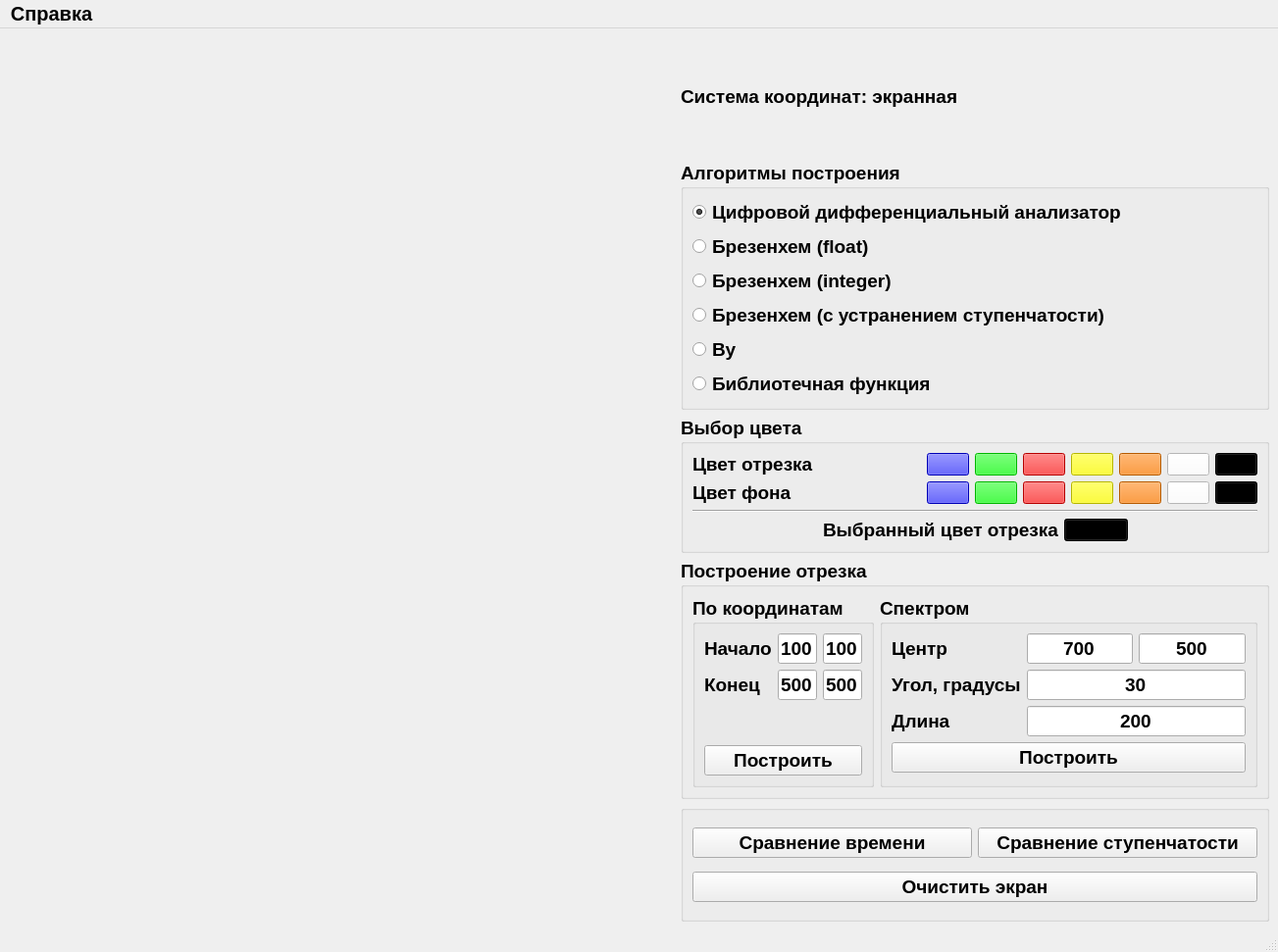
<?xml version="1.0" encoding="UTF-8"?>
<ui version="4.0">
 <class>MainWindow</class>
 <widget class="QMainWindow" name="MainWindow">
  <property name="geometry">
   <rect>
    <x>0</x>
    <y>0</y>
    <width>1303</width>
    <height>971</height>
   </rect>
  </property>
  <property name="windowTitle">
   <string>КГ Лабораторная работа 3 Шубенина</string>
  </property>
  <widget class="QWidget" name="centralwidget">
   <layout class="QHBoxLayout" name="horizontalLayout" stretch="2,0">
    <item>
     <widget class="Canvas" name="canvas" native="true">
      <property name="font">
       <font>
        <pointsize>12</pointsize>
       </font>
      </property>
     </widget>
    </item>
    <item>
     <layout class="QVBoxLayout" name="verticalLayout">
      <item>
       <widget class="QLabel" name="label_9">
        <property name="font">
         <font>
          <pointsize>14</pointsize>
          <weight>75</weight>
          <bold>true</bold>
         </font>
        </property>
        <property name="text">
         <string>Система координат: экранная</string>
        </property>
       </widget>
      </item>
      <item>
       <widget class="QGroupBox" name="groupBox">
        <property name="sizePolicy">
         <sizepolicy hsizetype="Preferred" vsizetype="Maximum">
          <horstretch>0</horstretch>
          <verstretch>0</verstretch>
         </sizepolicy>
        </property>
        <property name="maximumSize">
         <size>
          <width>600</width>
          <height>16777215</height>
         </size>
        </property>
        <property name="font">
         <font>
          <pointsize>14</pointsize>
          <weight>75</weight>
          <bold>true</bold>
         </font>
        </property>
        <property name="title">
         <string>Алгоритмы построения</string>
        </property>
        <layout class="QVBoxLayout" name="verticalLayout_2">
         <item>
          <layout class="QVBoxLayout" name="verticalLayout_3">
           <item>
            <widget class="QRadioButton" name="ddaRB">
             <property name="font">
              <font>
               <pointsize>14</pointsize>
               <weight>75</weight>
               <bold>true</bold>
              </font>
             </property>
             <property name="text">
              <string>Цифровой дифференциальный анализатор</string>
             </property>
             <property name="checked">
              <bool>true</bool>
             </property>
            </widget>
           </item>
           <item>
            <widget class="QRadioButton" name="brFloatRB">
             <property name="font">
              <font>
               <pointsize>14</pointsize>
               <weight>75</weight>
               <bold>true</bold>
              </font>
             </property>
             <property name="text">
              <string>Брезенхем (float)</string>
             </property>
            </widget>
           </item>
           <item>
            <widget class="QRadioButton" name="brIntRB">
             <property name="font">
              <font>
               <pointsize>14</pointsize>
               <weight>75</weight>
               <bold>true</bold>
              </font>
             </property>
             <property name="text">
              <string>Брезенхем (integer)</string>
             </property>
            </widget>
           </item>
           <item>
            <widget class="QRadioButton" name="brAARB">
             <property name="font">
              <font>
               <pointsize>14</pointsize>
               <weight>75</weight>
               <bold>true</bold>
              </font>
             </property>
             <property name="text">
              <string>Брезенхем (с устранением ступенчатости)</string>
             </property>
            </widget>
           </item>
           <item>
            <widget class="QRadioButton" name="vuRB">
             <property name="font">
              <font>
               <pointsize>14</pointsize>
               <weight>75</weight>
               <bold>true</bold>
              </font>
             </property>
             <property name="text">
              <string>Ву</string>
             </property>
            </widget>
           </item>
           <item>
            <widget class="QRadioButton" name="libRB">
             <property name="font">
              <font>
               <pointsize>14</pointsize>
               <weight>75</weight>
               <bold>true</bold>
              </font>
             </property>
             <property name="text">
              <string>Библиотечная функция</string>
             </property>
            </widget>
           </item>
          </layout>
         </item>
        </layout>
       </widget>
      </item>
      <item>
       <widget class="QGroupBox" name="groupBox_2">
        <property name="sizePolicy">
         <sizepolicy hsizetype="Minimum" vsizetype="Maximum">
          <horstretch>0</horstretch>
          <verstretch>0</verstretch>
         </sizepolicy>
        </property>
        <property name="maximumSize">
         <size>
          <width>600</width>
          <height>16777215</height>
         </size>
        </property>
        <property name="font">
         <font>
          <pointsize>14</pointsize>
          <weight>75</weight>
          <bold>true</bold>
         </font>
        </property>
        <property name="title">
         <string>Выбор цвета</string>
        </property>
        <layout class="QGridLayout" name="gridLayout_2" columnstretch="0,0">
         <item row="2" column="0" colspan="2">
          <widget class="Line" name="line">
           <property name="font">
            <font>
             <pointsize>14</pointsize>
             <weight>75</weight>
             <bold>true</bold>
            </font>
           </property>
           <property name="orientation">
            <enum>Qt::Horizontal</enum>
           </property>
          </widget>
         </item>
         <item row="3" column="0" colspan="2">
          <layout class="QHBoxLayout" name="horizontalLayout_5" stretch="1,1,1,1">
           <item>
            <spacer name="horizontalSpacer_4">
             <property name="font">
              <font>
               <pointsize>14</pointsize>
               <weight>75</weight>
               <bold>true</bold>
              </font>
             </property>
             <property name="orientation">
              <enum>Qt::Horizontal</enum>
             </property>
             <property name="sizeHint" stdset="0">
              <size>
               <width>40</width>
               <height>20</height>
              </size>
             </property>
            </spacer>
           </item>
           <item>
            <widget class="QLabel" name="label_7">
             <property name="font">
              <font>
               <pointsize>14</pointsize>
               <weight>75</weight>
               <bold>true</bold>
              </font>
             </property>
             <property name="text">
              <string>Выбранный цвет отрезка</string>
             </property>
            </widget>
           </item>
           <item>
            <widget class="ColorView" name="colorview">
             <property name="enabled">
              <bool>true</bool>
             </property>
             <property name="sizePolicy">
              <sizepolicy hsizetype="Preferred" vsizetype="Preferred">
               <horstretch>0</horstretch>
               <verstretch>0</verstretch>
              </sizepolicy>
             </property>
             <property name="maximumSize">
              <size>
               <width>65</width>
               <height>16777215</height>
              </size>
             </property>
             <property name="font">
              <font>
               <pointsize>10</pointsize>
               <weight>50</weight>
               <bold>false</bold>
              </font>
             </property>
             <property name="styleSheet">
              <string notr="true">background-color: rgb(0,0,0)</string>
             </property>
             <property name="text">
              <string/>
             </property>
             <property name="checkable">
              <bool>false</bool>
             </property>
             <property name="checked">
              <bool>false</bool>
             </property>
             <property name="default">
              <bool>false</bool>
             </property>
             <property name="flat">
              <bool>false</bool>
             </property>
            </widget>
           </item>
           <item>
            <spacer name="horizontalSpacer_3">
             <property name="font">
              <font>
               <pointsize>14</pointsize>
               <weight>75</weight>
               <bold>true</bold>
              </font>
             </property>
             <property name="orientation">
              <enum>Qt::Horizontal</enum>
             </property>
             <property name="sizeHint" stdset="0">
              <size>
               <width>40</width>
               <height>20</height>
              </size>
             </property>
            </spacer>
           </item>
          </layout>
         </item>
         <item row="0" column="1">
          <layout class="QHBoxLayout" name="horizontalLayout_2">
           <item>
            <widget class="LineColorButton" name="lineColSwatch">
             <property name="maximumSize">
              <size>
               <width>57</width>
               <height>16777215</height>
              </size>
             </property>
             <property name="font">
              <font>
               <pointsize>10</pointsize>
               <weight>75</weight>
               <bold>true</bold>
              </font>
             </property>
             <property name="styleSheet">
              <string notr="true">background-color: rgb(0, 0, 255)</string>
             </property>
             <property name="text">
              <string/>
             </property>
            </widget>
           </item>
           <item>
            <widget class="LineColorButton" name="lineColSwatch_2">
             <property name="maximumSize">
              <size>
               <width>57</width>
               <height>16777215</height>
              </size>
             </property>
             <property name="font">
              <font>
               <pointsize>10</pointsize>
               <weight>50</weight>
               <bold>false</bold>
              </font>
             </property>
             <property name="styleSheet">
              <string notr="true">background-color: rgb(0, 255, 0)</string>
             </property>
             <property name="text">
              <string/>
             </property>
            </widget>
           </item>
           <item>
            <widget class="LineColorButton" name="lineColSwatch_3">
             <property name="maximumSize">
              <size>
               <width>57</width>
               <height>16777215</height>
              </size>
             </property>
             <property name="font">
              <font>
               <pointsize>10</pointsize>
               <weight>75</weight>
               <bold>true</bold>
              </font>
             </property>
             <property name="styleSheet">
              <string notr="true">background-color: rgb(255, 0, 0)</string>
             </property>
             <property name="text">
              <string/>
             </property>
            </widget>
           </item>
           <item>
            <widget class="LineColorButton" name="lineColSwatch_4">
             <property name="maximumSize">
              <size>
               <width>57</width>
               <height>16777215</height>
              </size>
             </property>
             <property name="font">
              <font>
               <pointsize>10</pointsize>
               <weight>50</weight>
               <bold>false</bold>
              </font>
             </property>
             <property name="styleSheet">
              <string notr="true">background-color: rgb(255, 255, 0)</string>
             </property>
             <property name="text">
              <string/>
             </property>
            </widget>
           </item>
           <item>
            <widget class="LineColorButton" name="lineColSwatch_7">
             <property name="maximumSize">
              <size>
               <width>57</width>
               <height>16777215</height>
              </size>
             </property>
             <property name="font">
              <font>
               <pointsize>10</pointsize>
               <weight>75</weight>
               <bold>true</bold>
              </font>
             </property>
             <property name="styleSheet">
              <string notr="true">background-color: rgb(255, 127, 0)</string>
             </property>
             <property name="text">
              <string/>
             </property>
            </widget>
           </item>
           <item>
            <widget class="LineColorButton" name="lineColSwatch_5">
             <property name="maximumSize">
              <size>
               <width>57</width>
               <height>16777215</height>
              </size>
             </property>
             <property name="font">
              <font>
               <pointsize>10</pointsize>
               <weight>75</weight>
               <bold>true</bold>
              </font>
             </property>
             <property name="styleSheet">
              <string notr="true">background-color: rgb(255, 255, 255)</string>
             </property>
             <property name="text">
              <string/>
             </property>
            </widget>
           </item>
           <item>
            <widget class="LineColorButton" name="lineColSwatch_6">
             <property name="maximumSize">
              <size>
               <width>57</width>
               <height>16777215</height>
              </size>
             </property>
             <property name="font">
              <font>
               <pointsize>10</pointsize>
               <weight>75</weight>
               <bold>true</bold>
              </font>
             </property>
             <property name="styleSheet">
              <string notr="true">background-color: rgb(0,0,0)</string>
             </property>
             <property name="text">
              <string/>
             </property>
            </widget>
           </item>
          </layout>
         </item>
         <item row="1" column="1">
          <layout class="QHBoxLayout" name="horizontalLayout_3">
           <item>
            <widget class="BgColorButton" name="bgColSwatch">
             <property name="maximumSize">
              <size>
               <width>57</width>
               <height>16777215</height>
              </size>
             </property>
             <property name="font">
              <font>
               <pointsize>10</pointsize>
               <weight>75</weight>
               <bold>true</bold>
              </font>
             </property>
             <property name="styleSheet">
              <string notr="true">background-color: rgb(0, 0, 255)</string>
             </property>
             <property name="text">
              <string/>
             </property>
            </widget>
           </item>
           <item>
            <widget class="BgColorButton" name="bgColSwatch_2">
             <property name="maximumSize">
              <size>
               <width>57</width>
               <height>16777215</height>
              </size>
             </property>
             <property name="font">
              <font>
               <pointsize>10</pointsize>
               <weight>50</weight>
               <bold>false</bold>
              </font>
             </property>
             <property name="styleSheet">
              <string notr="true">background-color: rgb(0, 255, 0)</string>
             </property>
             <property name="text">
              <string/>
             </property>
            </widget>
           </item>
           <item>
            <widget class="BgColorButton" name="bgColSwatch_3">
             <property name="maximumSize">
              <size>
               <width>57</width>
               <height>16777215</height>
              </size>
             </property>
             <property name="font">
              <font>
               <pointsize>10</pointsize>
               <weight>75</weight>
               <bold>true</bold>
              </font>
             </property>
             <property name="styleSheet">
              <string notr="true">background-color: rgb(255, 0, 0)</string>
             </property>
             <property name="text">
              <string/>
             </property>
            </widget>
           </item>
           <item>
            <widget class="BgColorButton" name="bgColSwatch_4">
             <property name="maximumSize">
              <size>
               <width>57</width>
               <height>16777215</height>
              </size>
             </property>
             <property name="font">
              <font>
               <pointsize>10</pointsize>
               <weight>50</weight>
               <bold>false</bold>
              </font>
             </property>
             <property name="styleSheet">
              <string notr="true">background-color: rgb(255, 255, 0)</string>
             </property>
             <property name="text">
              <string/>
             </property>
            </widget>
           </item>
           <item>
            <widget class="BgColorButton" name="bgColSwatch_7">
             <property name="maximumSize">
              <size>
               <width>57</width>
               <height>16777215</height>
              </size>
             </property>
             <property name="font">
              <font>
               <pointsize>10</pointsize>
               <weight>75</weight>
               <bold>true</bold>
              </font>
             </property>
             <property name="styleSheet">
              <string notr="true">background-color: rgb(255, 127, 0)</string>
             </property>
             <property name="text">
              <string/>
             </property>
            </widget>
           </item>
           <item>
            <widget class="BgColorButton" name="bgColSwatch_5">
             <property name="maximumSize">
              <size>
               <width>57</width>
               <height>16777215</height>
              </size>
             </property>
             <property name="font">
              <font>
               <pointsize>10</pointsize>
               <weight>75</weight>
               <bold>true</bold>
              </font>
             </property>
             <property name="styleSheet">
              <string notr="true">background-color: rgb(255, 255, 255)</string>
             </property>
             <property name="text">
              <string/>
             </property>
            </widget>
           </item>
           <item>
            <widget class="BgColorButton" name="bgColSwatch_6">
             <property name="maximumSize">
              <size>
               <width>57</width>
               <height>16777215</height>
              </size>
             </property>
             <property name="font">
              <font>
               <pointsize>10</pointsize>
               <weight>75</weight>
               <bold>true</bold>
              </font>
             </property>
             <property name="styleSheet">
              <string notr="true">background-color: rgb(0,0,0)</string>
             </property>
             <property name="text">
              <string/>
             </property>
            </widget>
           </item>
          </layout>
         </item>
         <item row="0" column="0">
          <widget class="QLabel" name="label">
           <property name="font">
            <font>
             <pointsize>14</pointsize>
             <weight>75</weight>
             <bold>true</bold>
            </font>
           </property>
           <property name="text">
            <string>Цвет отрезка</string>
           </property>
          </widget>
         </item>
         <item row="1" column="0">
          <widget class="QLabel" name="label_2">
           <property name="font">
            <font>
             <pointsize>14</pointsize>
             <weight>75</weight>
             <bold>true</bold>
            </font>
           </property>
           <property name="text">
            <string>Цвет фона</string>
           </property>
          </widget>
         </item>
        </layout>
       </widget>
      </item>
      <item>
       <widget class="QGroupBox" name="groupBox_3">
        <property name="sizePolicy">
         <sizepolicy hsizetype="Minimum" vsizetype="Maximum">
          <horstretch>0</horstretch>
          <verstretch>0</verstretch>
         </sizepolicy>
        </property>
        <property name="maximumSize">
         <size>
          <width>600</width>
          <height>16777215</height>
         </size>
        </property>
        <property name="font">
         <font>
          <pointsize>14</pointsize>
          <weight>75</weight>
          <bold>true</bold>
         </font>
        </property>
        <property name="title">
         <string>Построение отрезка</string>
        </property>
        <layout class="QGridLayout" name="gridLayout_4" columnstretch="1,0">
         <item row="0" column="0">
          <widget class="QGroupBox" name="groupBox_4">
           <property name="font">
            <font>
             <pointsize>14</pointsize>
             <weight>75</weight>
             <bold>true</bold>
            </font>
           </property>
           <property name="title">
            <string>По координатам</string>
           </property>
           <layout class="QGridLayout" name="gridLayout">
            <item row="1" column="1">
             <widget class="QLineEdit" name="xEndLE">
              <property name="font">
               <font>
                <pointsize>14</pointsize>
                <weight>75</weight>
                <bold>true</bold>
               </font>
              </property>
              <property name="text">
               <string>500</string>
              </property>
              <property name="alignment">
               <set>Qt::AlignCenter</set>
              </property>
              <property name="placeholderText">
               <string>x</string>
              </property>
             </widget>
            </item>
            <item row="0" column="1">
             <widget class="QLineEdit" name="xStartLE">
              <property name="font">
               <font>
                <pointsize>14</pointsize>
                <weight>75</weight>
                <bold>true</bold>
               </font>
              </property>
              <property name="text">
               <string>100</string>
              </property>
              <property name="alignment">
               <set>Qt::AlignCenter</set>
              </property>
              <property name="placeholderText">
               <string>x</string>
              </property>
             </widget>
            </item>
            <item row="3" column="0" colspan="3">
             <widget class="QPushButton" name="drawSegPB">
              <property name="font">
               <font>
                <pointsize>14</pointsize>
                <weight>75</weight>
                <bold>true</bold>
               </font>
              </property>
              <property name="text">
               <string>Построить</string>
              </property>
             </widget>
            </item>
            <item row="0" column="2">
             <widget class="QLineEdit" name="yStartLE">
              <property name="font">
               <font>
                <pointsize>14</pointsize>
                <weight>75</weight>
                <bold>true</bold>
               </font>
              </property>
              <property name="text">
               <string>100</string>
              </property>
              <property name="alignment">
               <set>Qt::AlignCenter</set>
              </property>
              <property name="placeholderText">
               <string>y</string>
              </property>
             </widget>
            </item>
            <item row="0" column="0">
             <widget class="QLabel" name="label_3">
              <property name="font">
               <font>
                <pointsize>14</pointsize>
                <weight>75</weight>
                <bold>true</bold>
               </font>
              </property>
              <property name="text">
               <string>Начало</string>
              </property>
             </widget>
            </item>
            <item row="1" column="2">
             <widget class="QLineEdit" name="yEndLE">
              <property name="font">
               <font>
                <pointsize>14</pointsize>
                <weight>75</weight>
                <bold>true</bold>
               </font>
              </property>
              <property name="text">
               <string>500</string>
              </property>
              <property name="alignment">
               <set>Qt::AlignCenter</set>
              </property>
              <property name="placeholderText">
               <string>y</string>
              </property>
             </widget>
            </item>
            <item row="1" column="0">
             <widget class="QLabel" name="label_4">
              <property name="font">
               <font>
                <pointsize>14</pointsize>
                <weight>75</weight>
                <bold>true</bold>
               </font>
              </property>
              <property name="text">
               <string>Конец</string>
              </property>
             </widget>
            </item>
            <item row="2" column="1">
             <spacer name="verticalSpacer">
              <property name="orientation">
               <enum>Qt::Vertical</enum>
              </property>
              <property name="sizeHint" stdset="0">
               <size>
                <width>20</width>
                <height>40</height>
               </size>
              </property>
             </spacer>
            </item>
           </layout>
          </widget>
         </item>
         <item row="0" column="1">
          <widget class="QGroupBox" name="groupBox_5">
           <property name="font">
            <font>
             <pointsize>14</pointsize>
             <weight>75</weight>
             <bold>true</bold>
            </font>
           </property>
           <property name="title">
            <string>Спектром</string>
           </property>
           <layout class="QGridLayout" name="gridLayout_3">
            <item row="1" column="0">
             <widget class="QLabel" name="label_5">
              <property name="font">
               <font>
                <pointsize>14</pointsize>
                <weight>75</weight>
                <bold>true</bold>
               </font>
              </property>
              <property name="text">
               <string>Угол, градусы</string>
              </property>
             </widget>
            </item>
            <item row="2" column="0">
             <widget class="QLabel" name="label_6">
              <property name="font">
               <font>
                <pointsize>14</pointsize>
                <weight>75</weight>
                <bold>true</bold>
               </font>
              </property>
              <property name="text">
               <string>Длина</string>
              </property>
             </widget>
            </item>
            <item row="0" column="1">
             <widget class="QLineEdit" name="cxLE">
              <property name="font">
               <font>
                <pointsize>14</pointsize>
                <weight>75</weight>
                <bold>true</bold>
               </font>
              </property>
              <property name="text">
               <string>700</string>
              </property>
              <property name="alignment">
               <set>Qt::AlignCenter</set>
              </property>
              <property name="placeholderText">
               <string>x</string>
              </property>
             </widget>
            </item>
            <item row="0" column="2">
             <widget class="QLineEdit" name="cyLE">
              <property name="font">
               <font>
                <pointsize>14</pointsize>
                <weight>75</weight>
                <bold>true</bold>
               </font>
              </property>
              <property name="text">
               <string>500</string>
              </property>
              <property name="alignment">
               <set>Qt::AlignCenter</set>
              </property>
              <property name="placeholderText">
               <string>y</string>
              </property>
             </widget>
            </item>
            <item row="1" column="1" colspan="2">
             <widget class="QLineEdit" name="angleLE">
              <property name="font">
               <font>
                <pointsize>14</pointsize>
                <weight>75</weight>
                <bold>true</bold>
               </font>
              </property>
              <property name="text">
               <string>30</string>
              </property>
              <property name="alignment">
               <set>Qt::AlignCenter</set>
              </property>
              <property name="placeholderText">
               <string/>
              </property>
             </widget>
            </item>
            <item row="2" column="1" colspan="2">
             <widget class="QLineEdit" name="lengthLE">
              <property name="font">
               <font>
                <pointsize>14</pointsize>
                <weight>75</weight>
                <bold>true</bold>
               </font>
              </property>
              <property name="text">
               <string>200</string>
              </property>
              <property name="alignment">
               <set>Qt::AlignCenter</set>
              </property>
             </widget>
            </item>
            <item row="3" column="0" colspan="3">
             <widget class="QPushButton" name="drawSpectrumPB">
              <property name="font">
               <font>
                <pointsize>14</pointsize>
                <weight>75</weight>
                <bold>true</bold>
               </font>
              </property>
              <property name="text">
               <string>Построить</string>
              </property>
             </widget>
            </item>
            <item row="0" column="0">
             <widget class="QLabel" name="label_8">
              <property name="text">
               <string>Центр</string>
              </property>
             </widget>
            </item>
           </layout>
          </widget>
         </item>
        </layout>
       </widget>
      </item>
      <item>
       <widget class="QGroupBox" name="groupBox_6">
        <property name="maximumSize">
         <size>
          <width>600</width>
          <height>16777215</height>
         </size>
        </property>
        <property name="font">
         <font>
          <pointsize>14</pointsize>
          <weight>75</weight>
          <bold>true</bold>
         </font>
        </property>
        <property name="title">
         <string/>
        </property>
        <layout class="QGridLayout" name="gridLayout_5">
         <item row="0" column="0">
          <widget class="QPushButton" name="timeCompPB">
           <property name="font">
            <font>
             <pointsize>14</pointsize>
             <weight>75</weight>
             <bold>true</bold>
            </font>
           </property>
           <property name="text">
            <string>Сравнение времени</string>
           </property>
          </widget>
         </item>
         <item row="0" column="1">
          <widget class="QPushButton" name="aliasCompPB">
           <property name="font">
            <font>
             <pointsize>14</pointsize>
             <weight>75</weight>
             <bold>true</bold>
            </font>
           </property>
           <property name="text">
            <string>Сравнение ступенчатости</string>
           </property>
          </widget>
         </item>
         <item row="2" column="0" colspan="2">
          <widget class="QPushButton" name="clearPB">
           <property name="font">
            <font>
             <pointsize>14</pointsize>
             <weight>75</weight>
             <bold>true</bold>
            </font>
           </property>
           <property name="text">
            <string>Очистить экран</string>
           </property>
          </widget>
         </item>
        </layout>
       </widget>
      </item>
     </layout>
    </item>
   </layout>
  </widget>
  <widget class="QMenuBar" name="menubar">
   <property name="geometry">
    <rect>
     <x>0</x>
     <y>0</y>
     <width>1303</width>
     <height>40</height>
    </rect>
   </property>
   <property name="font">
    <font>
     <pointsize>15</pointsize>
     <weight>75</weight>
     <bold>true</bold>
    </font>
   </property>
   <widget class="QMenu" name="menu">
    <property name="title">
     <string>Справка</string>
    </property>
    <addaction name="author"/>
    <addaction name="task"/>
   </widget>
   <addaction name="menu"/>
  </widget>
  <widget class="QStatusBar" name="statusbar"/>
  <action name="author">
   <property name="text">
    <string>Об авторе</string>
   </property>
   <property name="font">
    <font>
     <pointsize>15</pointsize>
     <weight>75</weight>
     <bold>true</bold>
    </font>
   </property>
  </action>
  <action name="task">
   <property name="text">
    <string>Условие</string>
   </property>
   <property name="font">
    <font>
     <pointsize>15</pointsize>
     <weight>75</weight>
     <bold>true</bold>
    </font>
   </property>
  </action>
 </widget>
 <customwidgets>
  <customwidget>
   <class>ColorView</class>
   <extends>QPushButton</extends>
   <header>colorview</header>
  </customwidget>
  <customwidget>
   <class>Canvas</class>
   <extends>QWidget</extends>
   <header>canvas</header>
   <container>1</container>
  </customwidget>
  <customwidget>
   <class>LineColorButton</class>
   <extends>QPushButton</extends>
   <header>linecolorbutton</header>
  </customwidget>
  <customwidget>
   <class>BgColorButton</class>
   <extends>QPushButton</extends>
   <header>bgcolorbutton</header>
  </customwidget>
 </customwidgets>
 <resources/>
 <connections/>
</ui>
